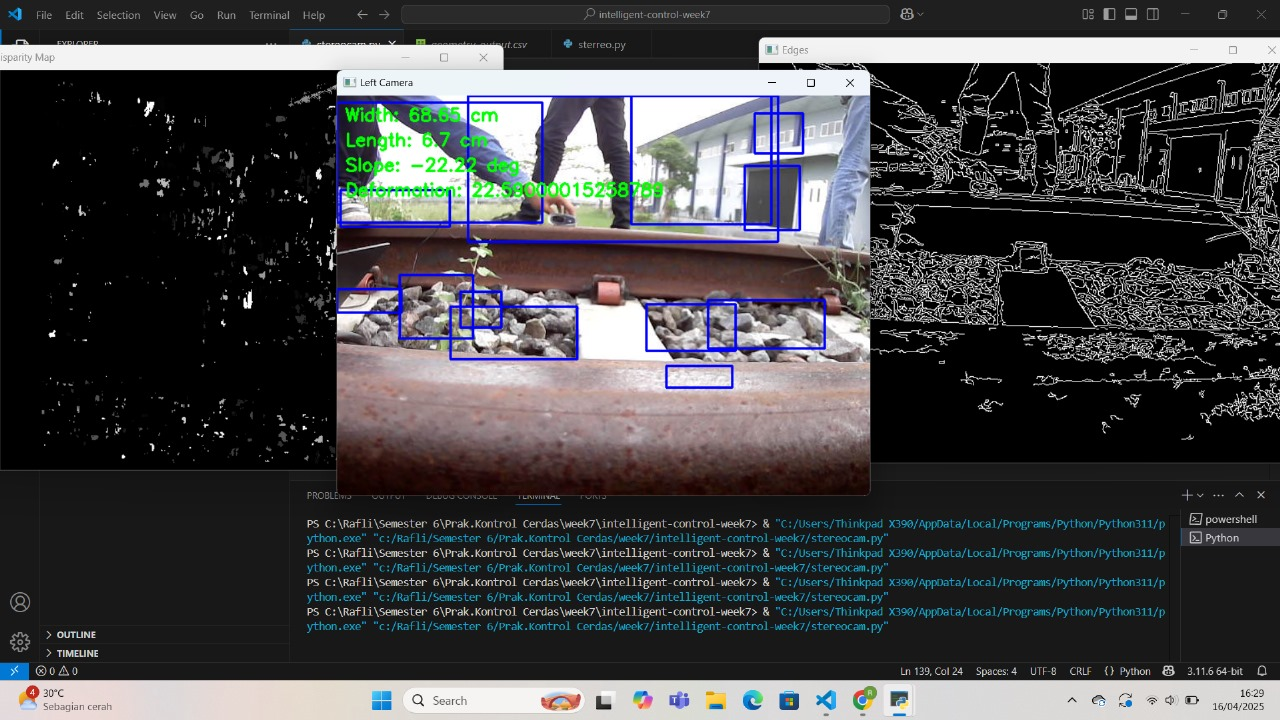
#> input picture Track1.jpeg, 1280 x 720 px, given in place of the camera
$ python canny_stereo.py
#> lines starting #> are read from the running program, lines starting #| are printed output that depends on the picture
#> further down, frameL is the input picture: shape (720, 1280, 3); mean B, G, R 71, 69, 69.1
import cv2
import numpy as np


def canny_edge_detection(image):

    """Fungsi untuk mendeteksi tepi menggunakan Canny"""
    gray = cv2.cvtColor(image, cv2.COLOR_BGR2GRAY)
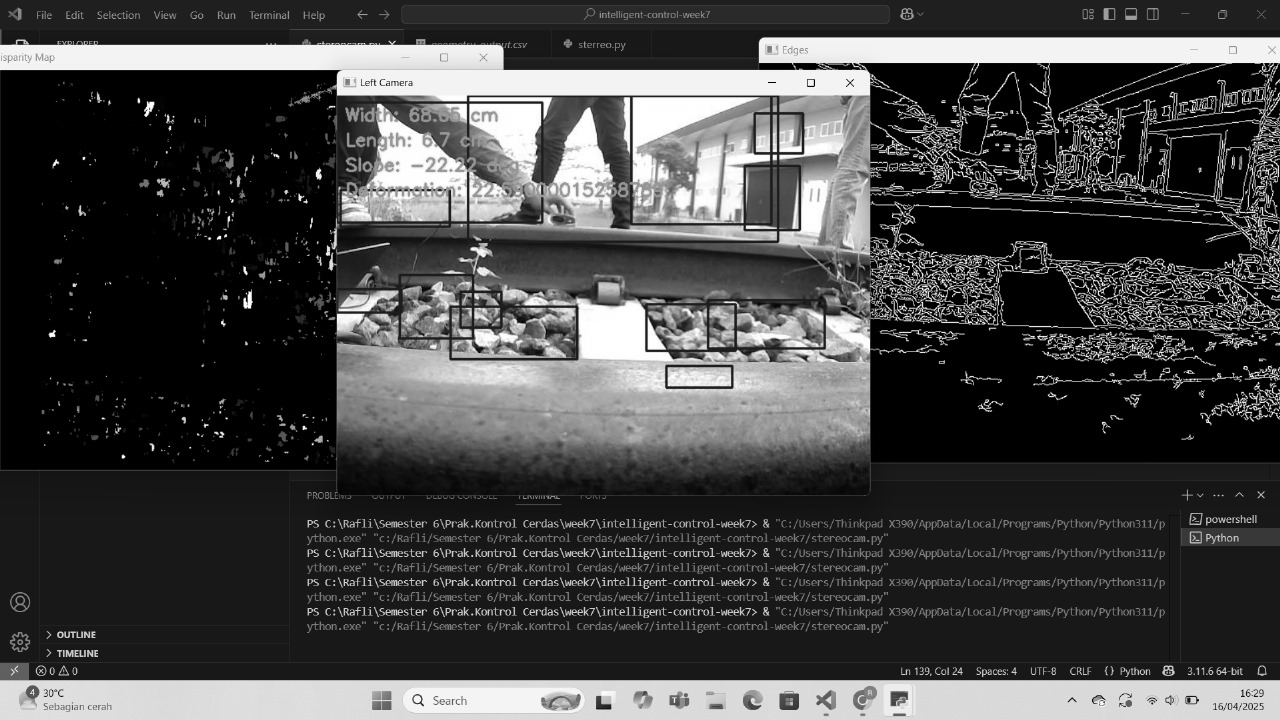
#> gray: shape (720, 1280); min 0, max 255, mean 69.3
    blur = cv2.GaussianBlur(gray, (5, 5), 0)
    edges = cv2.Canny(blur, 50, 150)
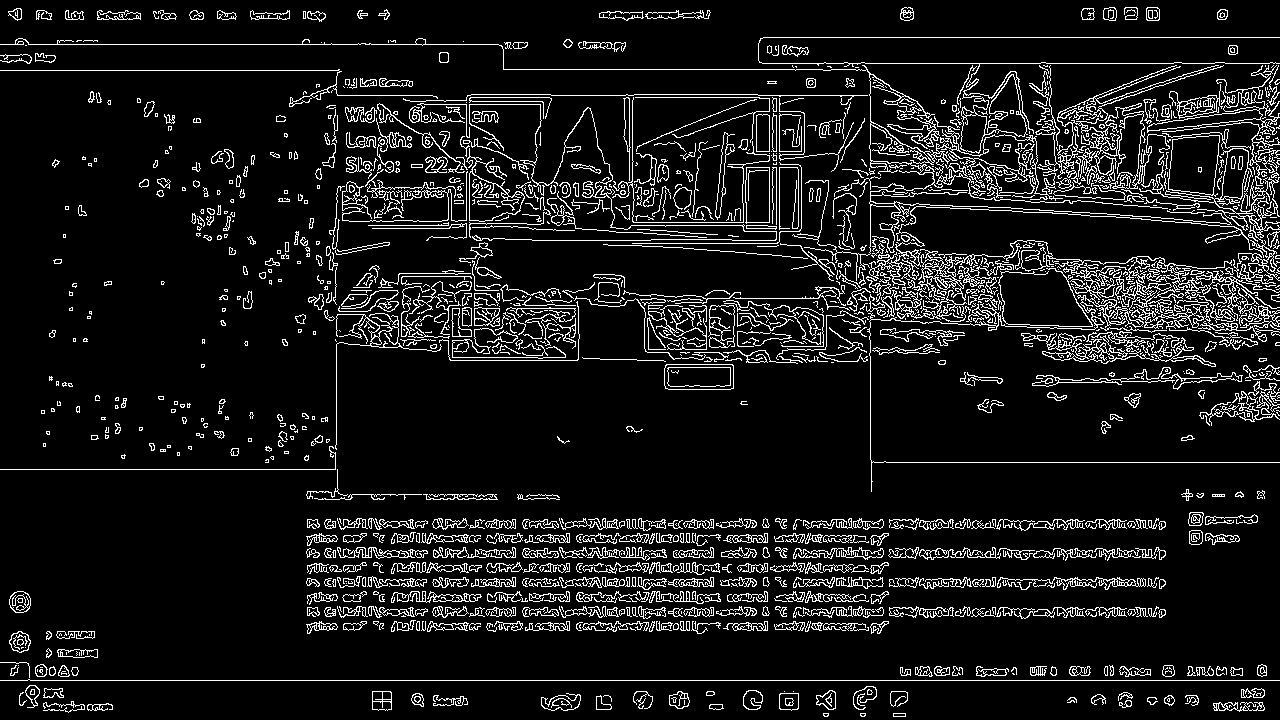
#> edges: shape (720, 1280); 9.3% white in thin lines or dots
    return edges

# Capture stereo images
cam_left = cv2.VideoCapture(0)
cam_right = cv2.VideoCapture(1)

while True:
    retL, frameL = cam_left.read()
    retR, frameR = cam_right.read()
    if not retL or not retR:
        break

    # Proses Canny Edge Detection
    edgesL = canny_edge_detection(frameL)
    edgesR = canny_edge_detection(frameR)

    # Tampilkan hasil
    cv2.imshow("Canny Left", edgesL)
    cv2.imshow("Canny Right", edgesR)
    if cv2.waitKey(1) & 0xFF == ord('q'):
#> (key q is pressed here)
        break
cam_left.release()
cam_right.release()
cv2.destroyAllWindows()

$ run again, on Track2.jpeg
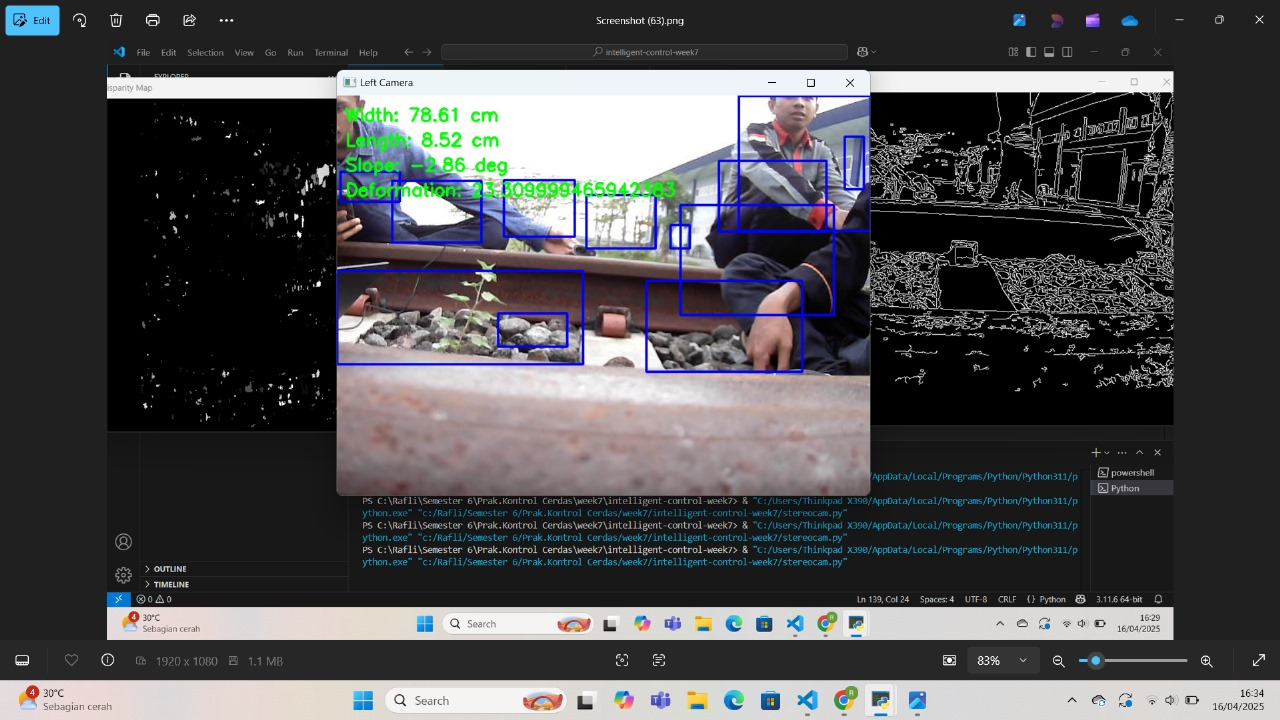
#> input picture Track2.jpeg, 1280 x 720 px, given in place of the camera
#> frameL is the input picture: shape (720, 1280, 3); mean B, G, R 79.5, 77.3, 77.2
#> in canny_edge_detection, `gray = cv2.cvtColor(image, cv2.COLOR_BGR2GRAY)`:
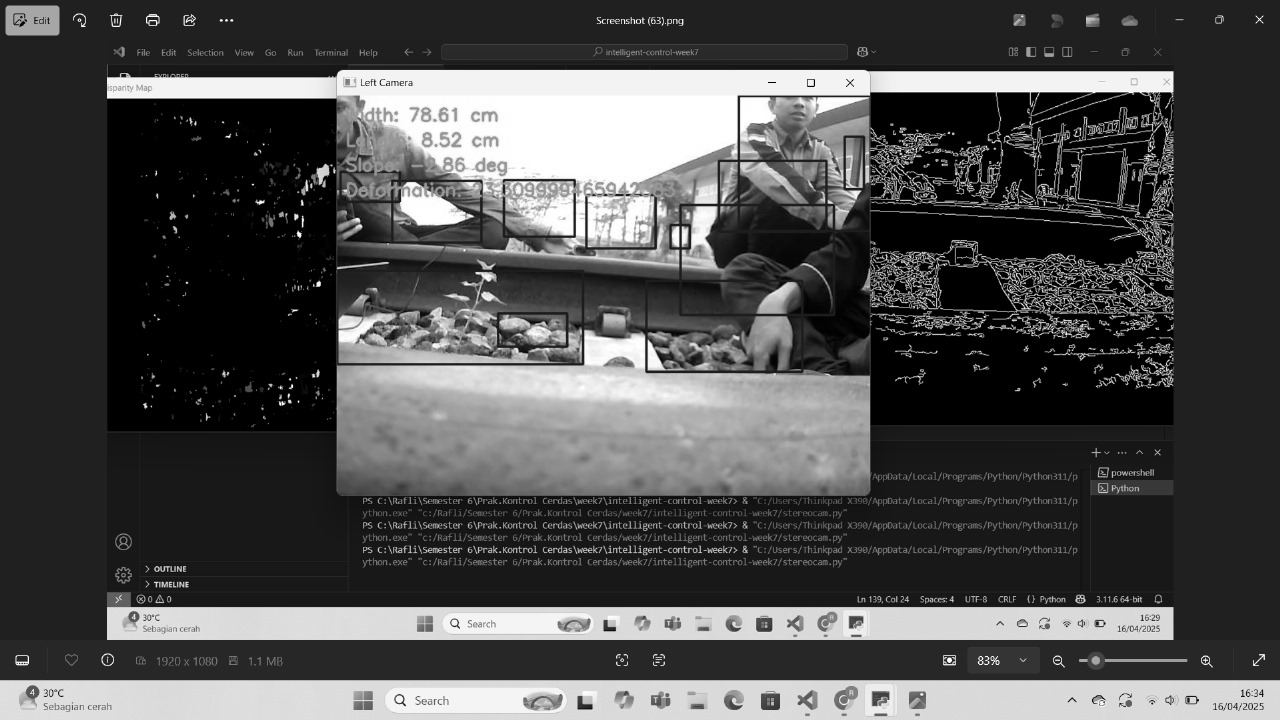
#> gray: shape (720, 1280); min 0, max 255, mean 77.5
#> in canny_edge_detection, `edges = cv2.Canny(blur, 50, 150)`:
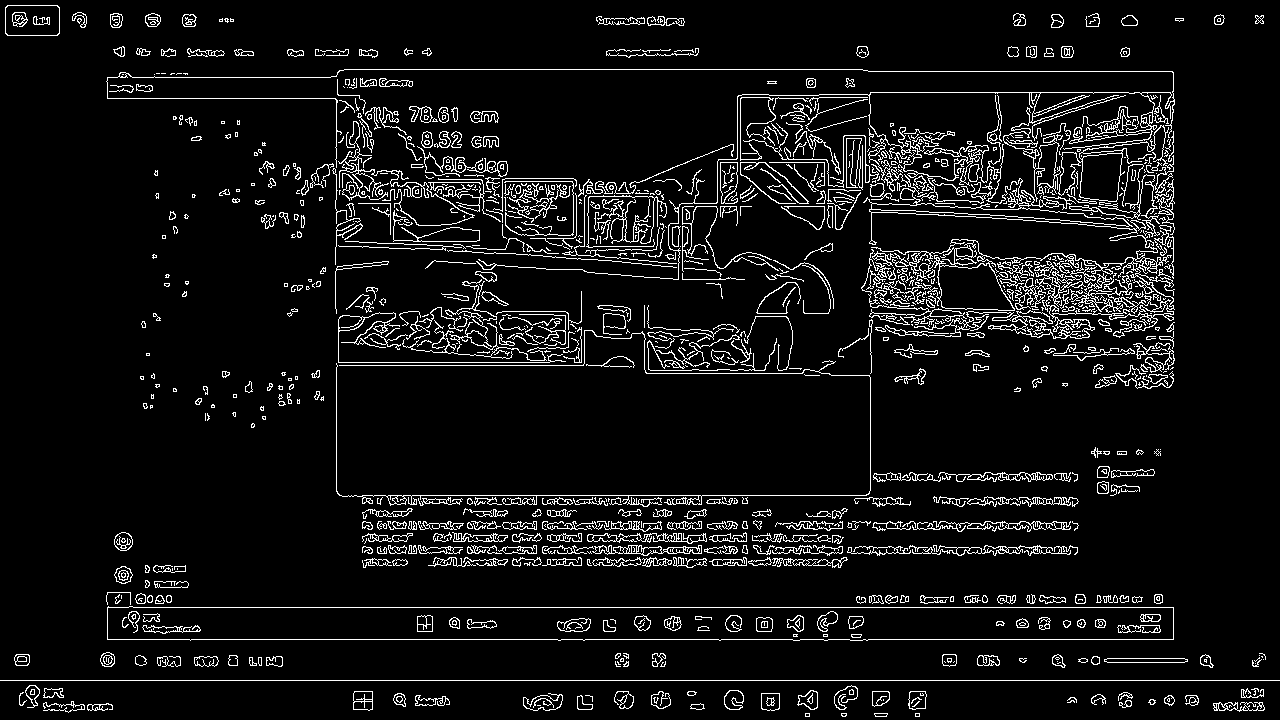
#> edges: shape (720, 1280); 7% white in thin lines or dots
